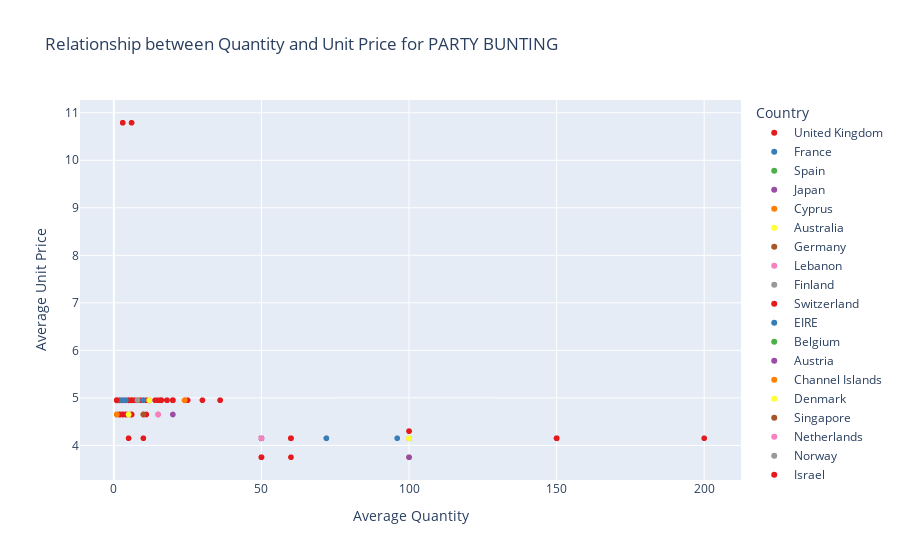

Here is the notebook cell this chart was saved with:
### Markdown cell above
## 3. Create an interactive scatter plot showing the relationship between average quantity (x-axis) and average unit price (y-axis) for the product PARTY BUNTING with the plot points color-coded by country (categories).

### Code cell
product_name = 'PARTY BUNTING'
df_filtered = df[df['Description'] == product_name]

fig = px.scatter(df_filtered, x='Quantity', y='UnitPrice', color='Country',title=f'Relationship between Quantity and Unit Price for {product_name}',labels={'Quantity': 'Average Quantity', 'UnitPrice': 'Average Unit Price'},color_discrete_sequence=px.colors.qualitative.Set1)

fig.show()

### Figure 1 — Plotly figure (JSON) as saved in the notebook; plotly's stock layout.template omitted (floating-point values rounded to 4 significant figures; data arrays with more than 128 entries replaced by an {"elided": "..."} marker saying what was removed)
{"data": [{"hovertemplate": "Country=United Kingdom<br>Average Quantity=%{x}<br>Average Unit Price=%{y}<extra></extra>", "legendgroup": "United Kingdom", "marker": {"color": "rgb(228,26,28)", "symbol": "circle"}, "mode": "markers", "name": "United Kingdom", "showlegend": true, "type": "scattergl", "x": {"elided": "1307 int values"}, "xaxis": "x", "y": {"elided": "1307 float values"}, "yaxis": "y"}, {"hovertemplate": "Country=France<br>Average Quantity=%{x}<br>Average Unit Price=%{y}<extra></extra>", "legendgroup": "France", "marker": {"color": "rgb(55,126,184)", "symbol": "circle"}, "mode": "markers", "name": "France", "showlegend": true, "type": "scattergl", "x": [5, 5, 10, 12, 2, 12, 4, 4, 4, 4, 12, 8, 4, 4, 4, 4, 4, 4, 4, 4, 4, 8], "xaxis": "x", "y": [4.65, 4.65, 4.95, 4.95, 4.95, 4.95, 4.95, 4.95, 4.95, 4.95, 4.95, 4.95, 4.95, 4.95, 4.95, 4.95, 4.95, 4.95, 4.95, 4.95, 4.95, 4.95], "yaxis": "y"}, {"hovertemplate": "Country=Spain<br>Average Quantity=%{x}<br>Average Unit Price=%{y}<extra></extra>", "legendgroup": "Spain", "marker": {"color": "rgb(77,175,74)", "symbol": "circle"}, "mode": "markers", "name": "Spain", "showlegend": true, "type": "scattergl", "x": [1, 5, 5, 8, 4, 3, 4, 8], "xaxis": "x", "y": [4.65, 4.65, 4.65, 4.95, 4.95, 4.95, 4.95, 4.95], "yaxis": "y"}, {"hovertemplate": "Country=Japan<br>Average Quantity=%{x}<br>Average Unit Price=%{y}<extra></extra>", "legendgroup": "Japan", "marker": {"color": "rgb(152,78,163)", "symbol": "circle"}, "mode": "markers", "name": "Japan", "showlegend": true, "type": "scattergl", "x": [20, 100, 50], "xaxis": "x", "y": [4.65, 3.75, 4.15], "yaxis": "y"}, {"hovertemplate": "Country=Cyprus<br>Average Quantity=%{x}<br>Average Unit Price=%{y}<extra></extra>", "legendgroup": "Cyprus", "marker": {"color": "rgb(255,127,0)", "symbol": "circle"}, "mode": "markers", "name": "Cyprus", "showlegend": true, "type": "scattergl", "x": [1, 5, 1], "xaxis": "x", "y": [4.65, 4.65, 4.95], "yaxis": "y"}, {"hovertemplate": "Country=Australia<br>Average Quantity=%{x}<br>Average Unit Price=%{y}<extra></extra>", "legendgroup": "Australia", "marker": {"color": "rgb(255,255,51)", "symbol": "circle"}, "mode": "markers", "name": "Australia", "showlegend": true, "type": "scattergl", "x": [5, 4, 12, 100, 24, 8, 100, 12], "xaxis": "x", "y": [4.65, 4.95, 4.95, 4.15, 4.95, 4.95, 4.15, 4.95], "yaxis": "y"}, {"hovertemplate": "Country=Germany<br>Average Quantity=%{x}<br>Average Unit Price=%{y}<extra></extra>", "legendgroup": "Germany", "marker": {"color": "rgb(166,86,40)", "symbol": "circle"}, "mode": "markers", "name": "Germany", "showlegend": true, "type": "scattergl", "x": [10, 4, 4, 8, 8], "xaxis": "x", "y": [4.65, 4.95, 4.95, 4.95, 4.95], "yaxis": "y"}, {"hovertemplate": "Country=Lebanon<br>Average Quantity=%{x}<br>Average Unit Price=%{y}<extra></extra>", "legendgroup": "Lebanon", "marker": {"color": "rgb(247,129,191)", "symbol": "circle"}, "mode": "markers", "name": "Lebanon", "showlegend": true, "type": "scattergl", "x": [15], "xaxis": "x", "y": [4.65], "yaxis": "y"}, {"hovertemplate": "Country=Finland<br>Average Quantity=%{x}<br>Average Unit Price=%{y}<extra></extra>", "legendgroup": "Finland", "marker": {"color": "rgb(153,153,153)", "symbol": "circle"}, "mode": "markers", "name": "Finland", "showlegend": true, "type": "scattergl", "x": [4, 8], "xaxis": "x", "y": [4.95, 4.95], "yaxis": "y"}, {"hovertemplate": "Country=Switzerland<br>Average Quantity=%{x}<br>Average Unit Price=%{y}<extra></extra>", "legendgroup": "Switzerland", "marker": {"color": "rgb(228,26,28)", "symbol": "circle"}, "mode": "markers", "name": "Switzerland", "showlegend": true, "type": "scattergl", "x": [8, 4, 12, 50, 12], "xaxis": "x", "y": [4.95, 4.95, 4.95, 4.15, 4.95], "yaxis": "y"}, {"hovertemplate": "Country=EIRE<br>Average Quantity=%{x}<br>Average Unit Price=%{y}<extra></extra>", "legendgroup": "EIRE", "marker": {"color": "rgb(55,126,184)", "symbol": "circle"}, "mode": "markers", "name": "EIRE", "showlegend": true, "type": "scattergl", "x": [4, 50, 4, 8, 50, 4, 72, 4, 72, 4, 3, 4, 4, 4, 8, 4, 4, 96, 4], "xaxis": "x", "y": [4.95, 4.15, 4.95, 4.95, 4.15, 4.95, 4.15, 4.95, 4.15, 4.95, 4.95, 4.95, 4.95, 4.95, 4.95, 4.95, 4.95, 4.15, 4.95], "yaxis": "y"}, {"hovertemplate": "Country=Belgium<br>Average Quantity=%{x}<br>Average Unit Price=%{y}<extra></extra>", "legendgroup": "Belgium", "marker": {"color": "rgb(77,175,74)", "symbol": "circle"}, "mode": "markers", "name": "Belgium", "showlegend": true, "type": "scattergl", "x": [4, 4], "xaxis": "x", "y": [4.95, 4.95], "yaxis": "y"}, {"hovertemplate": "Country=Austria<br>Average Quantity=%{x}<br>Average Unit Price=%{y}<extra></extra>", "legendgroup": "Austria", "marker": {"color": "rgb(152,78,163)", "symbol": "circle"}, "mode": "markers", "name": "Austria", "showlegend": true, "type": "scattergl", "x": [8], "xaxis": "x", "y": [4.95], "yaxis": "y"}, {"hovertemplate": "Country=Channel Islands<br>Average Quantity=%{x}<br>Average Unit Price=%{y}<extra></extra>", "legendgroup": "Channel Islands", "marker": {"color": "rgb(255,127,0)", "symbol": "circle"}, "mode": "markers", "name": "Channel Islands", "showlegend": true, "type": "scattergl", "x": [12, 4, 24], "xaxis": "x", "y": [4.95, 4.95, 4.95], "yaxis": "y"}, {"hovertemplate": "Country=Denmark<br>Average Quantity=%{x}<br>Average Unit Price=%{y}<extra></extra>", "legendgroup": "Denmark", "marker": {"color": "rgb(255,255,51)", "symbol": "circle"}, "mode": "markers", "name": "Denmark", "showlegend": true, "type": "scattergl", "x": [12], "xaxis": "x", "y": [4.95], "yaxis": "y"}, {"hovertemplate": "Country=Singapore<br>Average Quantity=%{x}<br>Average Unit Price=%{y}<extra></extra>", "legendgroup": "Singapore", "marker": {"color": "rgb(166,86,40)", "symbol": "circle"}, "mode": "markers", "name": "Singapore", "showlegend": true, "type": "scattergl", "x": [8], "xaxis": "x", "y": [4.95], "yaxis": "y"}, {"hovertemplate": "Country=Netherlands<br>Average Quantity=%{x}<br>Average Unit Price=%{y}<extra></extra>", "legendgroup": "Netherlands", "marker": {"color": "rgb(247,129,191)", "symbol": "circle"}, "mode": "markers", "name": "Netherlands", "showlegend": true, "type": "scattergl", "x": [50], "xaxis": "x", "y": [4.15], "yaxis": "y"}, {"hovertemplate": "Country=Norway<br>Average Quantity=%{x}<br>Average Unit Price=%{y}<extra></extra>", "legendgroup": "Norway", "marker": {"color": "rgb(153,153,153)", "symbol": "circle"}, "mode": "markers", "name": "Norway", "showlegend": true, "type": "scattergl", "x": [4, 8], "xaxis": "x", "y": [4.95, 4.95], "yaxis": "y"}, {"hovertemplate": "Country=Israel<br>Average Quantity=%{x}<br>Average Unit Price=%{y}<extra></extra>", "legendgroup": "Israel", "marker": {"color": "rgb(228,26,28)", "symbol": "circle"}, "mode": "markers", "name": "Israel", "showlegend": true, "type": "scattergl", "x": [1], "xaxis": "x", "y": [4.95], "yaxis": "y"}, {"hovertemplate": "Country=South Africa<br>Average Quantity=%{x}<br>Average Unit Price=%{y}<extra></extra>", "legendgroup": "South Africa", "marker": {"color": "rgb(55,126,184)", "symbol": "circle"}, "mode": "markers", "name": "South Africa", "showlegend": true, "type": "scattergl", "x": [4], "xaxis": "x", "y": [4.95], "yaxis": "y"}], "layout": {"legend": {"title": {"text": "Country"}, "tracegroupgap": 0}, "title": {"text": "Relationship between Quantity and Unit Price for PARTY BUNTING"}, "xaxis": {"anchor": "y", "domain": [0, 1], "title": {"text": "Average Quantity"}}, "yaxis": {"anchor": "x", "domain": [0, 1], "title": {"text": "Average Unit Price"}}}}
